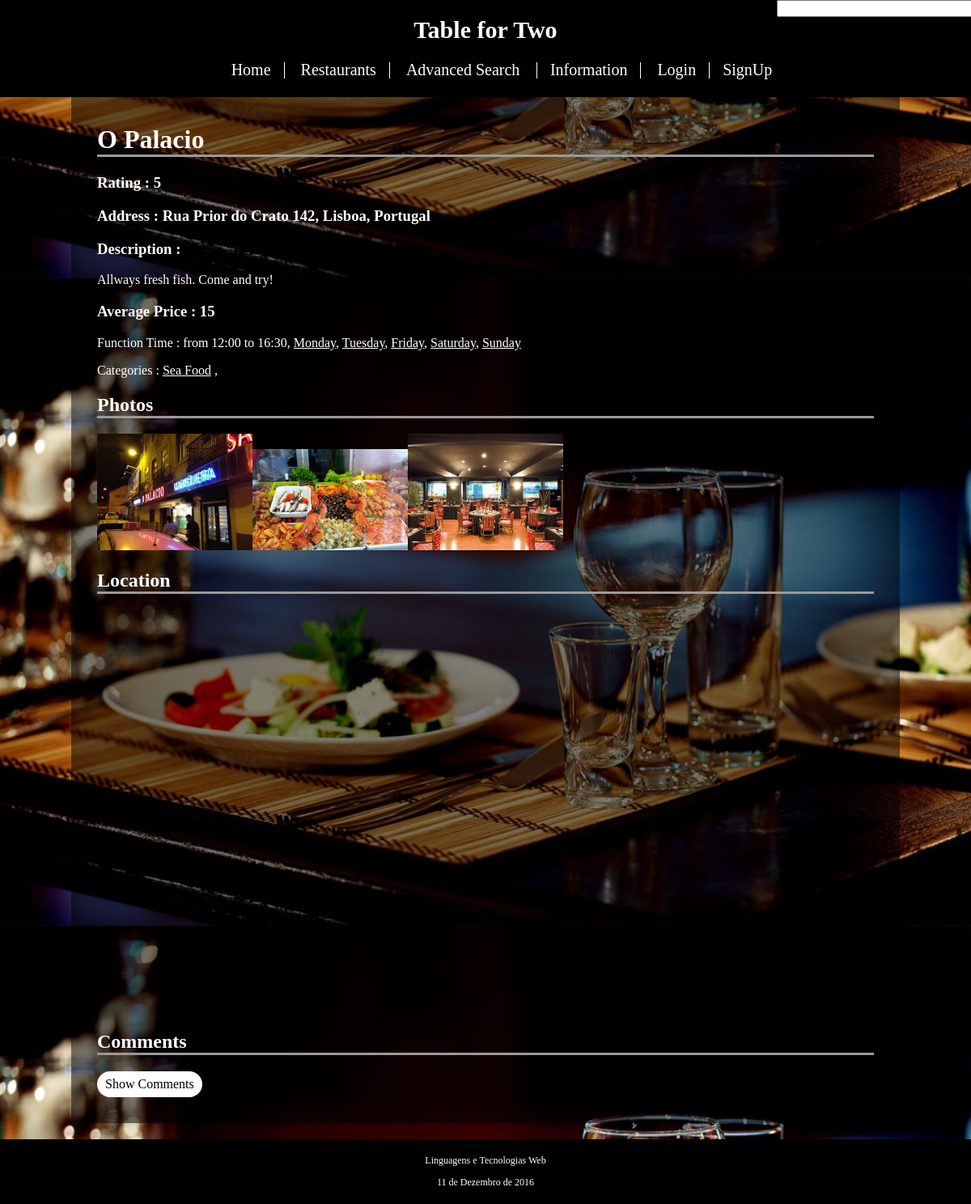
Page /restaurant_item.php?id=5 on the committed database.
### tables this page shows
CREATE TABLE Restaurant (
	id_restaurant INTEGER PRIMARY KEY AUTOINCREMENT,
	id_owner INTEGER REFERENCES Account(id_account),
	--id_functionTime INTEGER REFERENCES FunctionTime(id_functionTime),
	name VARCHAR NOT NULL,
	address VARCHAR NOT NULL,
	avg_price INTEGER NOT NULL,
	description VARCHAR,
	stars REAL,
	open_time VARCHAR NOT NULL,
	close_time VARCHAR NOT NULL,
	monday BOOLEAN NOT NULL,
	tuesday BOOLEAN NOT NULL,
	wednesday BOOLEAN NOT NULL,
	thursday BOOLEAN NOT NULL,
	friday BOOLEAN NOT NULL,
	saturday BOOLEAN NOT NULL,
	sunday BOOLEAN NOT NULL
);

CREATE TABLE RestaurantFood (
	id_restaurant_food INTEGER PRIMARY KEY,
	id_restaurant INTEGER REFERENCES Restaurant(id_restaurant),
	id_category VARCHAR REFERENCES Category(id_category)
);

CREATE TABLE Photo (
	id_photo INTEGER PRIMARY KEY AUTOINCREMENT,
	id_restaurant INTEGER REFERENCES Restaurant(id_restaurant),
	path VARCHAR NOT NULL
);

### restaurant_item.php (called while the page is built, shortened)
<?php
	include_once('database/connection.php');
	include_once('database/restaurant.php');
	include_once('database/restaurant_food.php');
	include('templates/header.php');
	include('templates/restaurant_item.php');
	include('templates/footer.php');
 ?>

### database/restaurant.php (called while the page is built, shortened)
<?php
	function getRestaurantItem($db, $id){
		$stmt = $db->prepare('SELECT * FROM Restaurant WHERE id_restaurant = ?');
		$stmt->execute($id);
		$result = $stmt->fetch();
		return $result;
	}
	function getRestaurantPhotos($db,$id_restaurant){
		$stmt = $db->prepare('SELECT path FROM Photo WHERE id_restaurant = ?');
		$stmt->execute(array($id_restaurant));
		$result = $stmt->fetchAll();
		return $result;
	}
 ?>

### database/restaurant_food.php (called while the page is built, shortened)
<?php
	function getRestaurantFood($db,$id_restaurant){
		$stmt = $db->prepare('SELECT id_category FROM RestaurantFood WHERE id_restaurant = ?');
		$stmt->execute(array($id_restaurant));
		$result = $stmt->fetchAll();
		return $result;
	}
?>

### templates/restaurant_item.php (the view, shortened to what this page needs)
<div id="content">
	<?php
		if(!is_numeric($_GET['id'])){
			header('Location: error.php');
		}
		else{
	?>
			<div id="restaurant information">
				<?php
					$result = getRestaurantItem($db, array($_GET['id']));
					$categories = getRestaurantFood($db,$_GET['id']);
					$photos = getRestaurantPhotos($db,$_GET['id']);
				?>
				<?php
					echo '<h1 class="subtitle">' . $result['name'] . '</h1>';
					echo '<h3> Rating : ' . $result['stars'] . '</h3>';
					echo '<h3 id="address"> Address : ' . $result['address'] . '</h3>';
					echo '<h3> Description :</h3>';
					echo '<p>' . $result['description'] . '</p>';
					echo '<h3> Average Price : ' . $result['avg_price'] . '</h3>';
					echo '<p> Function Time : from ' . $result['open_time'] . ' to ' . $result['close_time'];
					if($result['monday']) echo ', <a class="simple_href" href="show_weekday.php?day=monday">Monday</a>';
					if($result['tuesday']) echo ', <a class="simple_href" href="show_weekday.php?day=tuesday">Tuesday</a>';
					if($result['friday']) echo ', <a class="simple_href" href="show_weekday.php?day=friday"> Friday</a>';
					if($result['saturday']) echo ', <a class="simple_href" href="show_weekday.php?day=saturday"> Saturday</a>';
					if($result['sunday']) echo ', <a class="simple_href" href="show_weekday.php?day=sunday"> Sunday</a>';
					echo '</p>';
					echo '<p> Categories : ';
					foreach($categories as $category)
						echo '<a class="simple_href" href="show_category.php?category='.$category['id_category'].'">  '. $category['id_category'] .'</a> ,';
					echo '</p>';
					echo '<h2 class="subtitle"> Photos </h2>';
					foreach($photos as $photo) {
						echo '<img id = photo src="' . $photo['path'] . '" alt="Image" width="20%">';
					}
				?>
			</div>
			<h2 class="subtitle"> Location </h2>
			<div id="map"></div>
			<h2 class="subtitle"> Comments </h2>
			<input id="button_comments" class="button_1 button" type="submit" value="Show Comments" >
	<?php
		}
	?>
</div>

### css/site.css (style rules this page uses)
html { position:relative; }
body { background-image: url(images/background.jpg); background-position: 0%; background-size: 100%; background-attachment: fixed; font-family: times, serif; margin: 0px auto; display : block; }
#content { width: 1000px; margin: 0px auto; display: none; background-color: rgba(0,0,0,0.5); color: #ffffff; padding: 1%; margin-bottom: 100px; }
#content > * { display:block; margin:20px; }
.simple_href { color: white; }
.subtitle { border-bottom-style: outset; }
.button { text-align: center; text-decoration: none; cursor: pointer; outline: none; font-family: times, serif; }
.button_1 { background-color: white; border: none; border-radius: 20px; color: black; padding: 7px 10px; margin-top: 20px; text-align: center; font-size: 16px; }
#map { padding-bottom : 50%; width: auto; }

### rows in the picture
restaurant: name "O Palacio", stars "5", address "Rua Prior do Crato 142, Lisboa, Portugal", description "Allways fresh fish. Come and try!", avg_price "15", open_time "12:00", close_time "16:30"
restaurantfood: id_category "Sea Food"
photo: path (picture)
photo: path (picture)
photo: path (picture)
